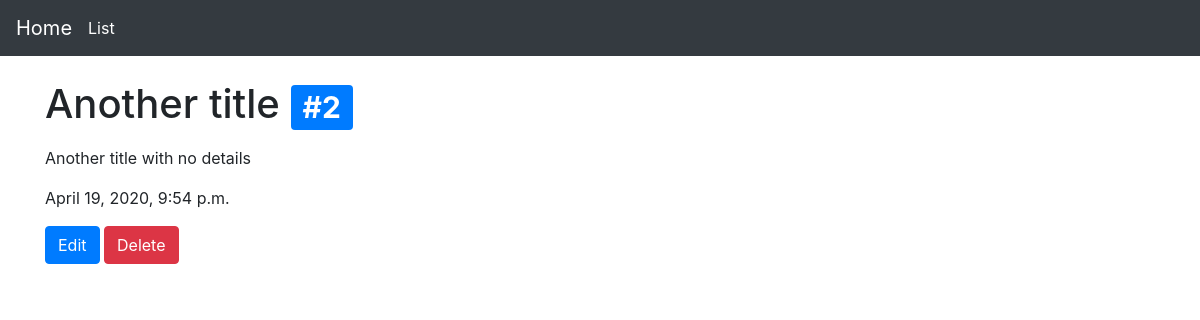
The page /issues/2/ on the database as committed earlier.
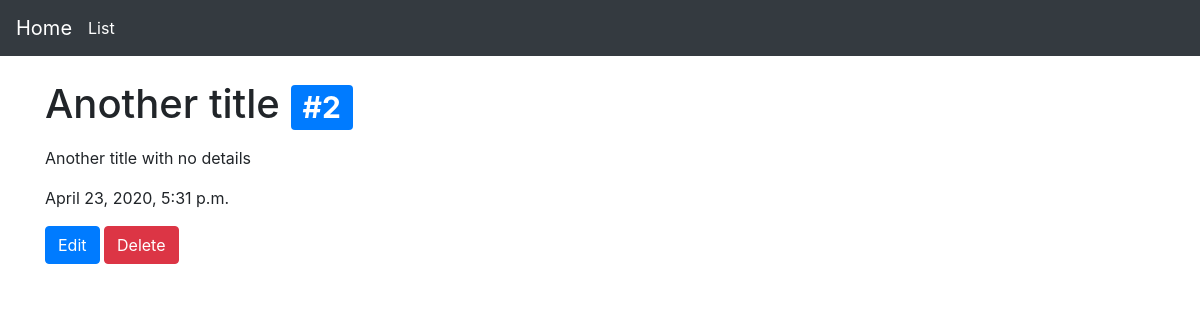
The same page on the database as committed later.
### issues/models.py (models this page shows, shortened)
class Issue(models.Model):
    title = models.CharField(blank=False, max_length=250)
    issue_no = models.AutoField(primary_key=True)
    created_at = models.DateTimeField(auto_now=True)
    class TypeOfIssue(models.TextChoices):
        STORY = 'ST', _('Story')
        BUG = 'BU', _('Bug')
        TASK = 'TA', _('Task')
    class Status(models.TextChoices):
        OPEN = 'OP', _('Open')
        IN_PROGRESS = 'IN', _('In Progress')
        CLOSED = 'CL', _('Closed')
    type = models.CharField(
        max_length=2,
        choices=TypeOfIssue.choices,
        default=TypeOfIssue.BUG,
    )
    status = models.CharField(
        max_length=2,
        choices=Status.choices,
        default=Status.OPEN,
    )
    details = models.TextField(blank=False)

### issues/views.py (the view)
# urls.py: path('<int:pk>/', views.IssueDetail.as_view(), name='detail'),
class IssueDetail(generic.detail.DetailView):
    model = models.Issue
    def get_context_data(self, **kwargs):
        context = super().get_context_data(**kwargs)
        if context['issue'].type == "ST":
            context['className'] = "badge badge-success"
        elif context['issue'].type == "BU":
            context['className'] = "badge badge-danger"
        else:
            context['className'] = "badge badge-primary"
        return context

### issues/templates/issues/issue_detail.html
{% extends 'base.html' %}
{% block content %}
<h1>
  {{issue.title}}
  <span class="{{className}}">
    #{{issue.issue_no}}
  </span>
</h1>
<p class="lead">{{issue.details|linebreaks}}</p>
<p>{{ issue.created_at }}</p>
<a class="btn btn-primary" role="button" href="{% url 'issues:edit' pk=issue.pk %}">Edit</a>
<a class="btn btn-danger" role="button" href="{% url 'issues:delete' pk=issue.pk %}">Delete</a>
{% endblock %}

Rows that differ between the two databases and show on the page:
changed Issue "Another title": created_at "April 19, 2020, 9:54 p.m." → "April 23, 2020, 5:31 p.m."
